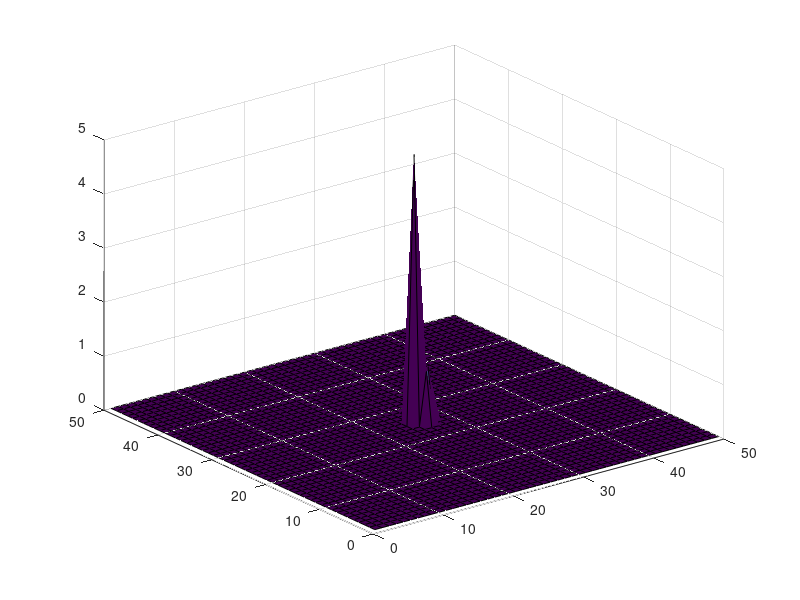

Here is the MATLAB script that generated this plot: (Note: this script raises an error after producing the figure.)
clear 'all';
close 'all';

%set map
map(50, 50) = 0;

% set car
map(25,25) = 5;

% set walls
map(25,27) = 1;
map(24,26) = 1;
map(25,27) = 1;
map(26,26) = 1;

%disp(go_foward([0,0]));
%disp(go_rigth([0,0]));
%disp(go_left([0,0]));
%disp(go_down([0,0]));

direction_up = 0;
direction_down = 1;
direction_rigth = 2;
direction_left = 3;
direction_car = direction_up;

surf(map);
tic

%init navigation
initial_time = clock;
delta_time = 0;
initial_position = [25 25];
while delta_time <= 10
	previous_position = initial_position;
	position = go_foward(initial_position);
	
	map(position) = 5;
	if map(position(1), position(2)) == 1
		position = go_down(position);
		position = go_rigth(position);
		if map(position(1), position(2)) == 1
			position = go_left(position);
			position = go_left(position);
			if map(position(1), position(2)) == 1
				position = go_rigth(position);
				position = go_down(position);
			end
		end
	end
	delta_time = etime(clock, initial_time);
end

toc